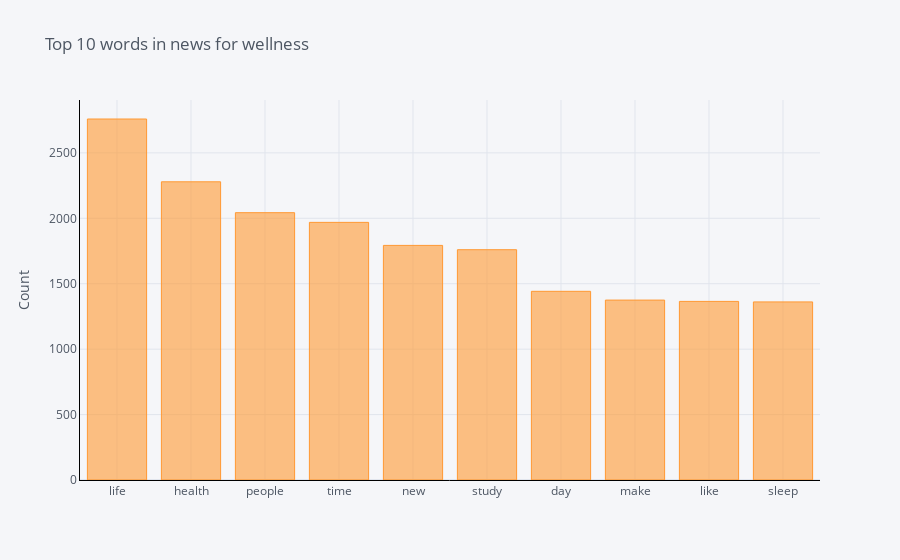

Write notebook code for a chart like this one.
### Code cell
plot_top_n_words(df_top_10_category[df_top_10_category['category'] == 'WELLNESS']['news'],title='Top 10 words in news for wellness',n=10)

### Figure 1 — Plotly figure (JSON) as saved in the notebook; plotly's stock layout.template omitted (floating-point values rounded to 4 significant figures)
{"data": [{"marker": {"color": "rgba(255, 153, 51, 0.6)", "line": {"color": "rgba(255, 153, 51, 1.0)", "width": 1}}, "name": "count", "orientation": "v", "text": "", "type": "bar", "x": ["life", "health", "people", "time", "new", "study", "day", "make", "like", "sleep"], "y": [2759, 2279, 2043, 1969, 1793, 1760, 1442, 1375, 1365, 1361]}], "layout": {"legend": {"bgcolor": "#F5F6F9", "font": {"color": "#4D5663"}}, "paper_bgcolor": "#F5F6F9", "plot_bgcolor": "#F5F6F9", "title": {"font": {"color": "#4D5663"}, "text": "Top 10 words in news for wellness"}, "xaxis": {"gridcolor": "#E1E5ED", "linecolor": "black", "showgrid": true, "tickfont": {"color": "#4D5663"}, "title": {"font": {"color": "#4D5663"}, "text": ""}, "zerolinecolor": "#E1E5ED"}, "yaxis": {"gridcolor": "#E1E5ED", "linecolor": "black", "showgrid": true, "tickfont": {"color": "#4D5663"}, "title": {"font": {"color": "#4D5663"}, "text": "Count"}, "zerolinecolor": "#E1E5ED"}}}
